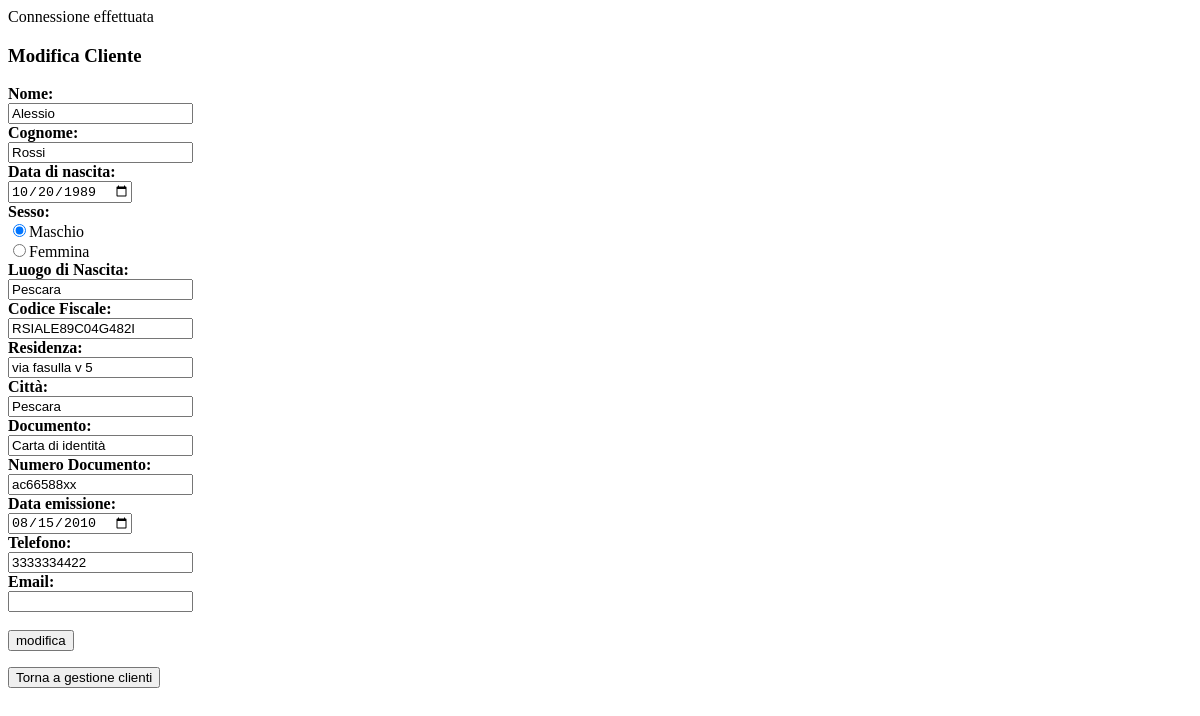
The page /modifica_cliente.php?cliente=2 on the database as committed earlier.
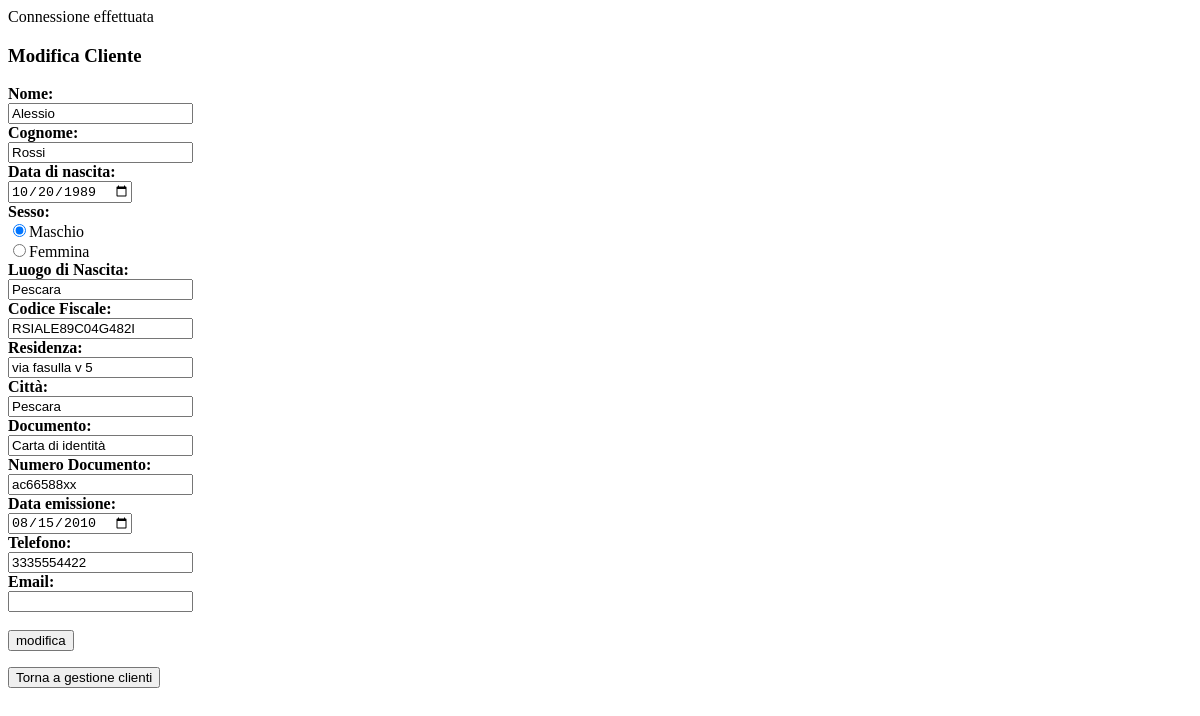
The same page on the database as committed later.
### tables this page shows
CREATE TABLE `clienti` (
  `id` int(11) NOT NULL,
  `nome` varchar(255) NOT NULL,
  `cognome` varchar(255) NOT NULL,
  `data_nascita` date NOT NULL,
  `sesso` varchar(10) NOT NULL,
  `luogo_nascita` varchar(255) NOT NULL,
  `cod_fiscale` varchar(16) NOT NULL,
  `residenza` varchar(255) NOT NULL,
  `citta` varchar(255) NOT NULL,
  `documento` varchar(100) NOT NULL,
  `nr_documento` varchar(50) NOT NULL,
  `emissione` date NOT NULL,
  `telefono` varchar(20) DEFAULT NULL,
  `email` varchar(100) DEFAULT NULL
);

### funzioni.php (called while the page is built, shortened)
<?php
$host = "localhost";
$user = "root";
$password = "";
$database = "gestionale";
try {
    $connessione = new PDO ("mysql:host=$host;dbname=$database", $user, $password);
    $connessione->setAttribute(PDO::ATTR_ERRMODE, PDO::ERRMODE_EXCEPTION);
} catch (PDOException $e) {
    echo "Errore: " . $e->getMessage();
    die();
}
function dati_cliente()
{
    GLOBAL $connessione;
    $sql = "SELECT *
            FROM clienti
            WHERE id = $_GET[cliente]";
    $result = $connessione->query($sql);
    $row = $result->fetch(PDO::FETCH_ASSOC);
    return [
        'id' => $row['id'],
        'nome' => $row['nome'],
        'cognome' => $row['cognome'],
        'data_nascita' => $row['data_nascita'],
        'sesso' => $row['sesso'],
        'luogo_nascita' => $row['luogo_nascita'],
        'cod_fiscale' => $row['cod_fiscale'],
        'residenza' => $row['residenza'],
        'citta' => $row['citta'],
        'documento' => $row['documento'],
        'nr_documento' => $row['nr_documento'],
        'emissione' => $row['emissione'],
        'telefono' => $row['telefono'],
        'email' => $row['email']
    ];
}
function cliente_selezionato($table_name,$id_name,$name_select)
{
    if (!isset($_GET[$name_select])==""){
        GLOBAL $connessione;
        $sql = "SELECT *
                FROM $table_name
                WHERE $id_name=$_GET[$name_select]";
        $result = $connessione->query($sql);
    }
}
?>

### modifica_cliente.php (the view, shortened to what this page needs)
<?php require_once('funzioni.php');
if(isset($_GET['cliente'])==NULL){
    echo "<br>";
    echo "<b>ATTENZIONE! non hai selezionato un cliente!</b> ";
    echo "<a href='clienti.php'>
            <input type='submit' name='indietro' value='Torna indietro'/>
        </a>";
    exit;
}else{
    $dati_cliente = dati_cliente();
}
?>
<!DOCTYPE html>
<html lang="it">
<head>
</head>
<body>
    <h3>Modifica Cliente</h3>
    <form action="modifica_cliente.php" method="GET">
        <?php cliente_selezionato('clienti','id','cliente'); ?>
        <label for="nome"><b>Nome:</b></label><br>
        <?php echo"<input type='text' id='nome' name='nome' value='$dati_cliente[nome]' required/><br>"; ?>
        <label for="cognome"><b>Cognome:</b></label><br>
        <?php echo"<input type='text' id='cognome' name='cognome' value='$dati_cliente[cognome]' required/><br>";?>
        <label for="data_nascita"><b>Data di nascita:</b></label><br>
        <?php echo"<input type='date' id='data_nascita' name='data_nascita' value='$dati_cliente[data_nascita]' required/><br>";?>
        <label for="sesso"><b>Sesso:</b></label><br>
        <?php
            if($dati_cliente['sesso']=='Male'){
                echo "<input type='radio' name='sesso' value='Male' checked required/>";
                echo "<label for='sesso'>Maschio</label><br>";
                echo "<input type='radio' name='sesso' value='Female' required/>";
                echo "<label for='sesso'>Femmina</label><br>";
            }else{
                echo "<input type='radio' name='sesso' value='Male' required/>";
                echo "<label for='sesso'>Maschio</label><br>";
                echo "<input type='radio' name='sesso' value='Female' checked required/>";
                echo "<label for='sesso'>Femmina</label><br>";
            }
        ?>
        <label for="luogo_nascita"><b>Luogo di Nascita:</b></label><br>
        <?php echo "<input type='text' id='luogo_nascita' name='luogo_nascita' value='$dati_cliente[luogo_nascita]' required/><br>";?>
        <label for="cod_fiscale"><b>Codice Fiscale:</b></label><br>
        <?php echo "<input type='text' id='cod_fiscale' name='cod_fiscale' maxlength='16' value='$dati_cliente[cod_fiscale]' required style='text-transform:uppercase'/><br>";?>
        <label for="residenza"><b>Residenza:</b></label><br>
        <?php echo "<input type='text' id='residenza' name='residenza' value='$dati_cliente[residenza]' required/><br>";?>
        <label for="citta"><b>Città:</b></label><br>
        <?php echo "<input type='text' id='citta' name='citta' value='$dati_cliente[citta]' required/><br>";?>
        <label for="documento"><b>Documento:</b></label><br>
        <?php echo "<input type='text' id='documento' name='documento' value='$dati_cliente[documento]' required/><br>";?>
        <label for="nr_documento"><b>Numero Documento:</b></label><br>
        <?php echo "<input type='text' id='nr_documento' name='nr_documento' value='$dati_cliente[nr_documento]' required/><br>";?>
        <label for="emissione"><b>Data emissione:</b></label><br>
        <?php echo "<input type='date' id='emissione' name='emissione' value='$dati_cliente[emissione]' required/><br>";?>
        <label for="telefono"><b>Telefono:</b></label><br>
        <?php echo "<input type='tel' id='telefono' name='telefono' value='$dati_cliente[telefono]'/><br>";?>
        <label for="email"><b>Email:</b></label><br>
        <?php echo "<input type='email' id='email' name='email' value='$dati_cliente[email]'/><br><br>";?>
        <input type='submit' name='modifica' value='modifica'/>
    </form>
    <a href='clienti.php'>
        <input type='submit' name='gestione_clienti' value='Torna a gestione clienti'/>
    </a>
</body>
</html>

Rows that differ between the two databases and show on the page:
changed clienti "Alessio": telefono "3333334422" → "3335554422"
